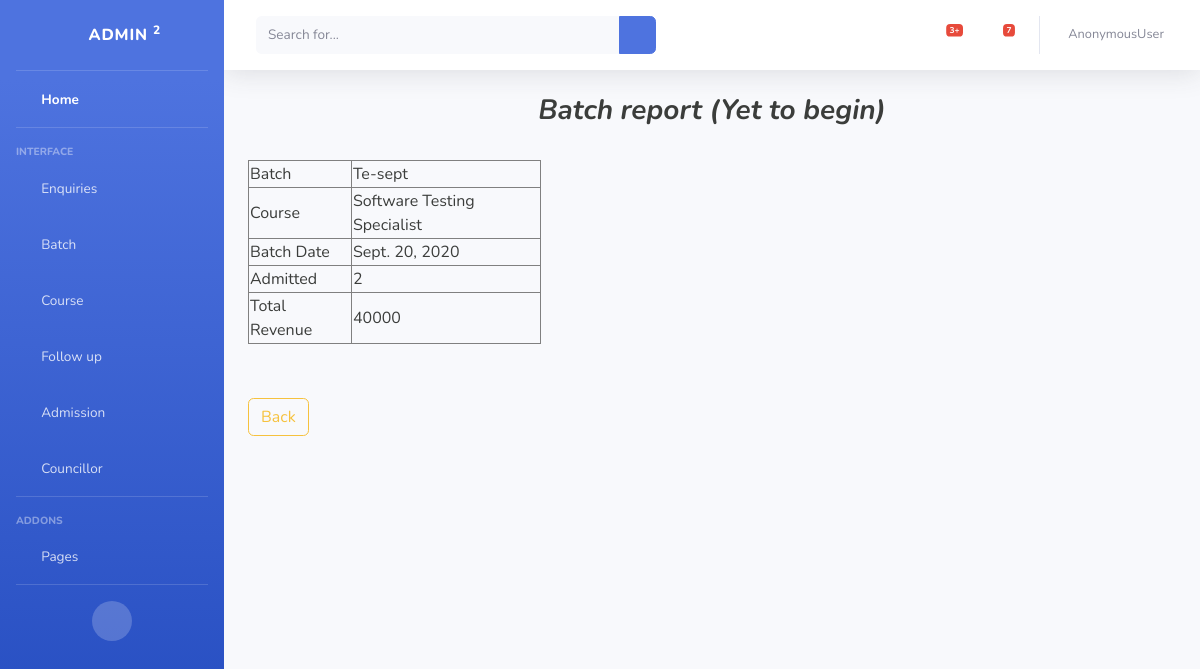
Screenshot of /enquiry/viewbatch with the database file from the repository.
### enq/models.py (models this page shows, shortened)
class Batch(models.Model):
    Batch_code=models.CharField(max_length=120,unique=True)
    course_name=models.ForeignKey(Course,on_delete=models.CASCADE)
    Batch_Date=models.DateField()
    action=(('1','yet_to_begin'),
            ('2','started'),
            ('3','completed'))
    Batch_Status=models.CharField(max_length=120,choices=action)

### enq/views.py (the view)
# urls.py: path('viewbatch',ViewBatch.as_view(),name="viewbatch"),
class ViewBatch(TemplateView):
    model=Enquiry
    template_name = "batch/viewbatch.html"
    context_object_name = "details"
    form_class=EnquiryFrm
    def get(self, request, *args, **kwargs):
        qs2=Enquiry.objects.filter(status='2').values('student_name','qualification','college_name','phone_no','Batch_code__Batch_code').annotate(enq2=(Count('enquiry_id')))
        qs=Admission.objects.filter(Batch_code__Batch_Status='1').values('Batch_code__Batch_Date','Batch_code__Batch_code','coursefee','Batch_code__course_name__course_name').annotate(enqadmitted11=(Count('admission_no')),fee=(Sum('coursefee')))
        context={}
        context["form"]=qs
        context["form2"]=qs2
        return render(request,self.template_name,context)

### enq/templates/batch/viewbatch.html (shortened to what this page needs)
<!DOCTYPE html>
{% extends 'enq/base1.html' %}
{% block content %}
<h3 align="center"><b><i>Batch report (Yet to begin)</i></b></h3><br>
    <div class="row">
        {% for j in form %}
        <div class="col-md-4">
    <table border="1px">
    <tr>
        <td>Batch</td><td>{{j.Batch_code__Batch_code}}</td>
    </tr>
    <tr>
        <td>Course</td><td>{{j.Batch_code__course_name__course_name}}</td>
    </tr>
    <tr>
        <td>Batch Date</td><td>{{j.Batch_code__Batch_Date}}</td>
    </tr>
    <tr>
        <td>Admitted</td><td>{{j.enqadmitted11}}</td>
    </tr>
    <tr>
        <td>Total Revenue</td><td>{{j.fee}}</td>
    </tr>
        </table><br>
        </div>
        {% endfor %}
    <div class="col-md-4"></div>
    <div class="col-md-4"></div>
    </div>
<input type=button class="btn btn-outline-warning" style="margin-top: 30px;" value="Back" onClick="javascript:history.go(-1);">
{% endblock %}

### enq/templates/batch/viewbatch.html (style rules this page uses)
body { color:#3b3d3b; }

### rows the page displays
Batch: Batch_code__Batch_code "Te-sept", Batch_code__course_name__course_name "Software Testing Specialist", Batch_code__Batch_Date "Sept. 20, 2020", enqadmitted11 "2", fee "40000"

### other values shown
{{ request.user }} "AnonymousUser"
